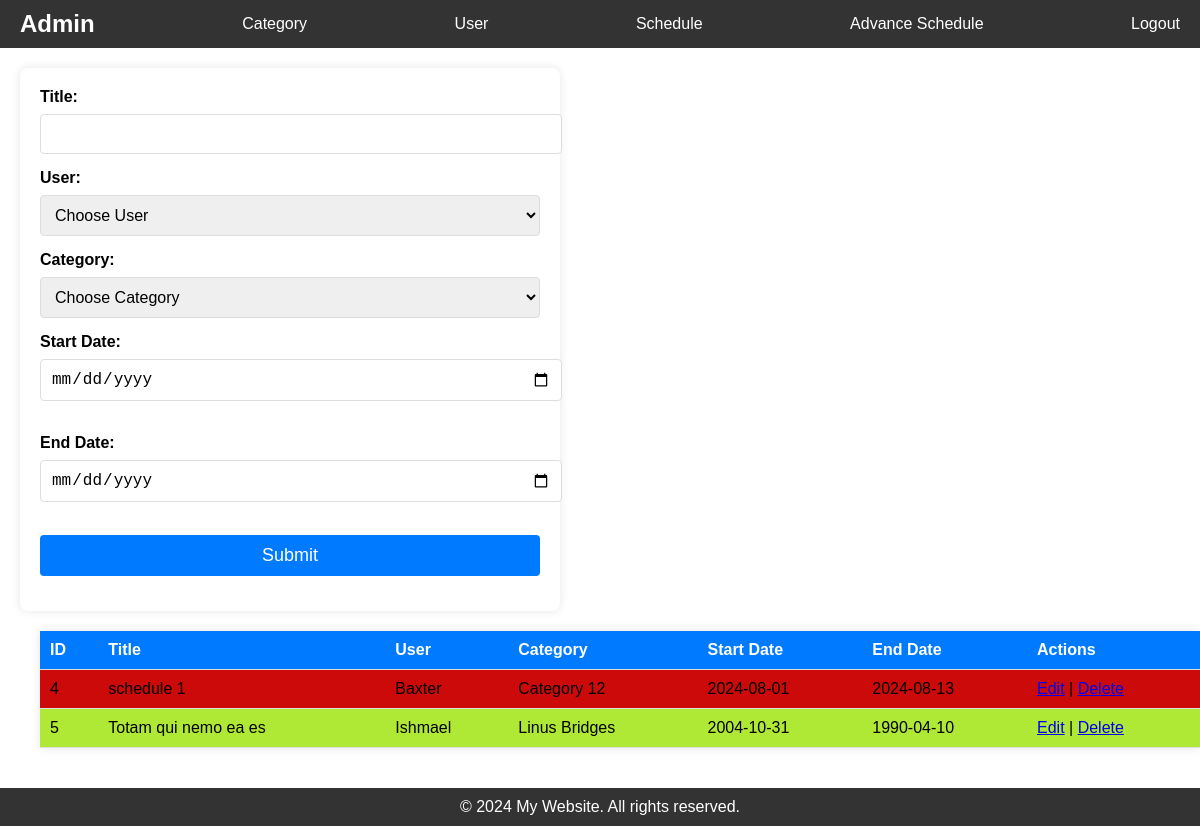
The page /schedule.php (signed in) on the database as committed earlier.
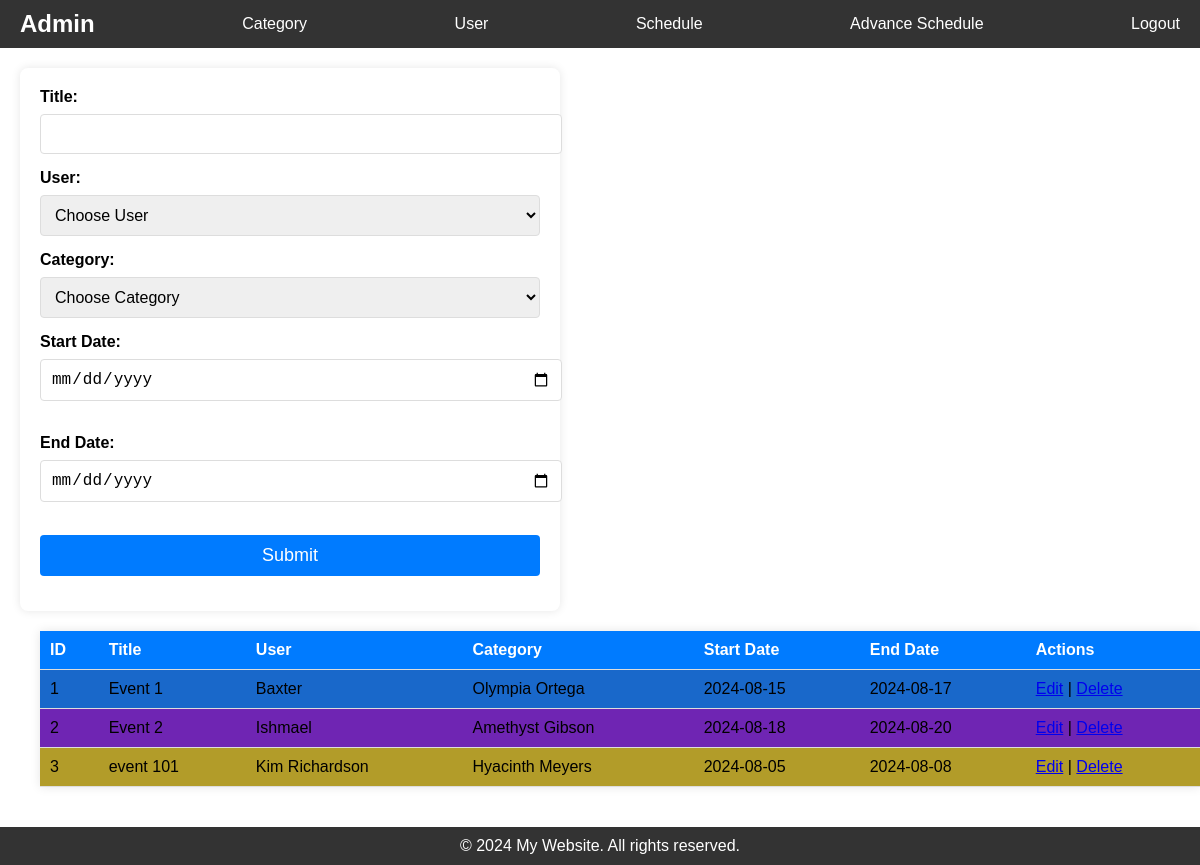
The same page on the database as committed later.
### tables this page shows
CREATE TABLE `schedules` (
  `id` int(11) NOT NULL,
  `title` varchar(45) NOT NULL,
  `user_id` int(11) NOT NULL,
  `cat_id` int(11) NOT NULL,
  `start_date` date NOT NULL,
  `end_date` date NOT NULL
);

CREATE TABLE `users` (
  `id` int(11) NOT NULL,
  `name` varchar(45) NOT NULL,
  `team` varchar(45) NOT NULL
);

CREATE TABLE `categories` (
  `id` int(11) NOT NULL,
  `name` varchar(45) NOT NULL,
  `color` varchar(45) NOT NULL
);

### config/connection.php (called while the page is built, shortened)
<?php
$table_cat = "categories";
$table_user = "users";
$table_sch = "schedules";
?>

### schedule.php (the view, shortened to what this page needs)
<?php
require './config/connection.php';
require './include/head.php';
require './include/header.php';
$data = [];
$sql = "SELECT `$table_sch`.*, `$table_user`.name AS userName, `$table_cat`.name AS catName, `$table_cat`.color AS catcolor
FROM `$table_sch`
INNER JOIN `$table_user` ON `$table_sch`.user_id = `$table_user`.id
INNER JOIN `$table_cat` ON `$table_sch`.cat_id = `$table_cat`.id";
$result = $conn->query($sql);
$records = ($result && $result->num_rows > 0) ? $result->fetch_all(MYSQLI_ASSOC) : [];
?>
<main>
    <section>
        <form action="process/schedule/insert.php" method="post">
            <label for="title">Title: </label>
            <input type="text" id="title" name="title" value="<?= isset($data['title']) ? htmlspecialchars($data['title']) : '' ?>" required><br>
            <label for="user_id">User: </label>
            <select name="user_id" required>
                <option value="">Choose User</option>
            </select>
            <label for="cat_id">Category: </label>
            <select name="cat_id" required>
                <option value="">Choose Category</option>
            </select>
            <label for="start_date">Start Date: </label>
            <input type="date" id="start_date" name="start_date" value="<?= isset($data['start_date']) ? htmlspecialchars($data['start_date']) : '' ?>" required><br><br>
            <label for="end_date">End Date: </label>
            <input type="date" id="end_date" name="end_date" value="<?= isset($data['end_date']) ? htmlspecialchars($data['end_date']) : '' ?>" required><br><br>
            <button type="submit">Submit</button>
        </form>
    </section>
    <section>
        <table>
            <thead>
                <tr>
                    <th>ID</th>
                    <th>Title</th>
                    <th>User</th>
                    <th>Category</th>
                    <th>Start Date</th>
                    <th>End Date</th>
                    <th>Actions</th>
                </tr>
            </thead>
            <tbody>
                <?php if (!empty($records)): ?>
                    <?php foreach ($records as $row): ?>
                        <tr style="background-color: <?= htmlspecialchars($row['catcolor']) ?>;">
                            <td><?= htmlspecialchars($row['id']) ?></td>
                            <td><?= htmlspecialchars($row['title']) ?></td>
                            <td><?= htmlspecialchars($row['userName']) ?></td>
                            <td><?= htmlspecialchars($row['catName']) ?></td>
                            <td><?= htmlspecialchars($row['start_date']) ?></td>
                            <td><?= htmlspecialchars($row['end_date']) ?></td>
                            <td>
                                <a href='schedule.php?id=<?= htmlspecialchars($row['id']) ?>'>Edit</a> |
                                <a href='process/schedule/delete.php?id=<?= htmlspecialchars($row['id']) ?>' onclick="return confirm('Are you sure?');">Delete</a>
                            </td>
                        </tr>
                    <?php endforeach; ?>
                <?php else: ?>
                    <tr>
                        <td colspan="4">No Schedule found.</td>
                    </tr>
                <?php endif; ?>
            </tbody>
        </table>
    </section>
</main>
<?php require './include/footer.php'; ?>

### include/head.php (shortened to what this page needs)
<!DOCTYPE html>
<html lang="en">
<head>
    <link rel="stylesheet" href="./assets/css/home.css">
    <link rel="stylesheet" href="./assets/css/form.css">
    <?php
    if (basename($_SERVER['PHP_SELF']) !== 'adv_schedule.php') {
        ?>
        <link rel="stylesheet" href="./assets/css/table.css">
        <?php
    }
    ?>
</head>
<body>

### include/header.php
<header>
    <h1><?php
        if (isset($_SESSION['ADMINID'])) {
            echo ucwords($_SESSION['ADMINNAME']);
        } else {
            header('location:./index.php?error');
            exit();
        }
        ?></h1>
    <a href="category.php">Category</a>
    <a href="user.php">User</a>
    <a href="schedule.php">Schedule</a>
    <a href="adv_schedule.php">Advance Schedule</a>
    <nav>
        <a href="./config/logout.php">Logout</a>
    </nav>
</header>

### include/footer.php
<footer>
        &copy; 2024 My Website. All rights reserved.
    </footer>
</body>
</html>

### assets/css/home.css (style rules this page uses)
html, body { height: 100%; margin: 0; padding: 0; }
body { display: flex; flex-direction: column; font-family: Arial, sans-serif; }
header { background-color: #333; color: #fff; padding: 10px 20px; display: flex; justify-content: space-between; align-items: center; flex-wrap: wrap; }
header h1 { margin: 0; font-size: 1.5rem; }
nav a { color: #fff; text-decoration: none; margin-left: 10px; }
header a { color: #fff; text-decoration: none; margin-left: 10px; }
main { flex: 1; padding: 20px; }
section { margin-bottom: 20px; }
footer { background-color: #333; color: #fff; text-align: center; padding: 10px 0; }

### assets/css/form.css (style rules this page uses)
form { background: #fff; padding: 20px; border-radius: 8px; box-shadow: 0 0 10px rgba(0, 0, 0, 0.1); width: 100%; max-width: 500px; }
label { display: block; margin-bottom: 8px; font-weight: bold; }
input[type="text"], input[type="date"], select, button { width: 100%; padding: 10px; margin-bottom: 15px; border: 1px solid #ddd; border-radius: 4px; font-size: 16px; }
button { background-color: #007bff; color: white; border: none; cursor: pointer; font-size: 18px; }

### assets/css/table.css (style rules this page uses)
table { width: 100%; max-width: 1200px; margin: 20px; border-collapse: collapse; background-color: #fff; box-shadow: 0 0 10px rgba(0, 0, 0, 0.1); }
thead { background-color: #007bff; color: white; }
th, td { padding: 10px; text-align: left; border-bottom: 1px solid #ddd; }
th { font-weight: bold; }
tr:nth-child(even) { background-color: #f9f9f9; }

Rows that differ between the two databases and show on the page:
removed schedules: id "4", title "schedule 1", user.name "Baxter", cat.name "Category 12", start_date "2024-08-01", end_date "2024-08-13"
removed schedules: id "5", title "Totam qui nemo ea es", user.name "Ishmael", cat.name "Linus Bridges", start_date "2004-10-31", end_date "1990-04-10"
added schedules: id "1", title "Event 1", user.name "Baxter", cat.name "Olympia Ortega", start_date "2024-08-15", end_date "2024-08-17"
added schedules: id "2", title "Event 2", user.name "Ishmael", cat.name "Amethyst Gibson", start_date "2024-08-18", end_date "2024-08-20"
added schedules: id "3", title "event 101", user.name "Kim Richardson", cat.name "Hyacinth Meyers", start_date "2024-08-05", end_date "2024-08-08"
